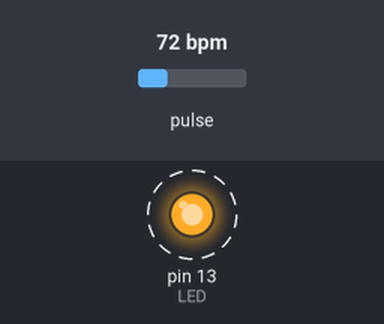
Bench run of a sketch on a simulated Arduino Uno, built with avr-gcc and run on an emulated ATmega328P. Parts: output pins drawn as LEDs (lit = HIGH). Dashed ring = blinking. The test bench sets the inputs (shaded band); at power-on: pulse 72 bpm. What the sketch prints to the serial monitor is not drawn.

Above: at 6.2 s.
Timing chart, 0 to 10.3 s (numbered marks = the images above):
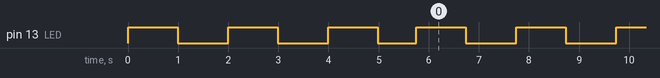

The sketch:

pulse_sensor_arduino.ino
```cpp
#include <Arduino_FreeRTOS.h>          //Freertos library
#define USE_ARDUINO_INTERRUPTS true    // Set-up low-level interrupts for most acurate BPM math.
#include <PulseSensorPlayground.h>     // Includes the PulseSensorPlayground Library.
#include <semphr.h>                    //add the FreeRTOS functions for semaphores (flags)

//tried to show data in blynk app

//#define BLYNK_PRINT DebugSerial
//#include <SoftwareSerial.h>
//SoftwareSerial DebugSerial(2, 3); // RX, TX
//#include <BlynkSimpleStream.h>
//char auth[] = "i0aj3JBtL9rRhnOKCH15jjJmlIWOul2h";

//BlynkTimer timer; //creat a timer

/*---------------------- Variables ---------------------*/
const int PulseWire = 0;       // PulseSensor PURPLE WIRE connected to ANALOG PIN 0
const int LED13 = 13;          // The on-board Arduino LED, close to PIN 13.
int Threshold = 515; //550     // Determine which Signal to "count as a beat" and which to ignore.

PulseSensorPlayground pulseSensor;  // Creates an instance of the PulseSensorPlayground object called "pulseSensor"


//declaration of a mutex semaphore handle
SemaphoreHandle_t xSerialSemaphore;   //used to ensure that only one task is accessing the resource at any time

/*---------------------- Tasks handlers---------------------*/
//TaskHandle_t taskDeletedHandle;
//TaskHandle_t TaskBlink_Handler;
//TaskHandle_t TaskSerial_Handler;

/*---------------------- Tasks definition---------------------*/
//define two tasks: blink & analog read
void TaskBlink(void *pvParameters);
void TaskAnalogRead(void *pvParameters);


/*---------------------- Setup ---------------------*/
//setup for reset/power on the board
 void setup() {
  // put your setup code here, to run once:
//   DebugSerial.begin(9600);

//  SwSerial.begin(9600);

  Serial.begin(9600); //serial communication initialized at 9600 bits per seconds
//  Blynk.begin(Serial, auth);

//    Blynk.begin(auth);

//    timer.setInterval(1000);

  while(!Serial) {
    ;//wait for serial port to connect
  }

  if (xSerialSemaphore == NULL)                   //check that the serial semaphore has not already been created
  {
    xSerialSemaphore = xSemaphoreCreateMutex();   //create a mutex semaphore, used to manage serial port
    if ((xSerialSemaphore) != NULL)
      xSemaphoreGive ((xSerialSemaphore));        //serial port available to use
  }

//Configuration of the PulseSensor (variables are assigned)
  pulseSensor.analogInput(PulseWire);
//  pulseSensor.blinkOnPulse(LED13);       //blink Arduino's LED with heartbeat.
  pulseSensor.setThreshold(Threshold);

//Check if the pulse sensor object was created. If yes => we see a signal.
   if (pulseSensor.begin()) {
    Serial.println("PulseSensor Object successfuly created!");  //This prints one time at Arduino power-up,  or on Arduino reset.
    }


//setup tasks to run independently
  xTaskCreate(
                TaskBlink,      //task function
                "Blink",        //name of the task
                128,            //stack size (words)
                NULL,           //parameter -> input of the task
                2,              //priority of task
                NULL);          //task handle (reference the task from ouside the execution


  xTaskCreate(
                TaskAnalogRead,      //task function
                "Read",              //name of the task
                326,               //stack size (words)
                NULL,                //parameter -> input of the task
                1,                   //priority of task
                NULL);               //task handle (reference the task from ouside the execution


              //The task scheduler is automatically started
}

//void SendUptime(){
//  int sensorValue = pulseSensor.getBeatsPerMinute(); //sensorValue holds the BPM value
//  Blynk.virtualWrite(V1,sensorValue);
//  vTaskDelay(1000/portTICK_PERIOD_MS);     //wait 1sec
//}

void loop() {
  //is empty => things are done in tasks
//  Blynk.run();
//  timer.run();
}


/*---------------------- Tasks ---------------------*/
void TaskBlink( void *pvParameters) {
  (void) pvParameters;

  //initialize led on pin 13
  #define LED 13 //the led in connected to digital pin 13
  pinMode(LED, OUTPUT);

  for(;;) //never return or exit
  {
    // If the semaphore is not available, wait 5 ticks of the Scheduler to see if it becomes free.
    if ( xSemaphoreTake( xSerialSemaphore, ( TickType_t ) 5 ) == pdTRUE ){
    Serial.println("Led blinking"); }

    digitalWrite(LED,HIGH);                  //led on
    vTaskDelay(1000/portTICK_PERIOD_MS);     //wait 1sec
    digitalWrite(LED,LOW);                   //led off
    vTaskDelay(1000/portTICK_PERIOD_MS);     //wait 1sec

    xSemaphoreGive(xSerialSemaphore);       //give serial port to others
    vTaskDelay(1);    // one tick delay (15ms) in between reads for stability
  }
}


void TaskAnalogRead(void *pvParameters) {
  (void) pvParameters;

//Blynk.virtualWrite(V1,sensorValue);

  for (;;)
  {
    // read the input on analog pin 0:
    int sensorValue = pulseSensor.getBeatsPerMinute(); //sensorValue holds the BPM value

    if ( xSemaphoreTake( xSerialSemaphore, ( TickType_t ) 5 ) == pdTRUE ) {

    if (pulseSensor.sawStartOfBeat()){
      Serial.println("♥ HeartBeat found ! ");  //if test = true => print message
      Serial.println("BPM:");
      Serial.println(sensorValue);              //print out the value read

      //to show data in Blynk app
//      vTaskDelay(1);    // one tick delay (15ms) in between reads for stability

//      BLYNK_READ(V5){
//        Blynk.virtualWrite(5,millis()/1000);
//      }
//      Blynk.virtualWrite(V1,sensorValue); //try 1
//
//      if (sensorValue > 40){
//        Blynk.email("silvia_d97@yahoo.com", "Alerta", "Pulse value over 40");
//        Blynk.notify("Alert");
//      }

// Blynk.virtualWrite(V1, millis()/1000);
      }
      xSemaphoreGive(xSerialSemaphore);       //give serial port to others
      vTaskDelay(1);    // one tick delay (15ms) in between reads for stability
    }
    vTaskDelay(1);    // one tick delay (15ms) in between reads for stability
  }
}
```

Measured:
- by itself, pin 13 (LED): goes LOW 1.0 s, HIGH 0.99 s, LOW 1.0 s, HIGH 0.99 s, LOW 0.77 s, 62 × (HIGH 0.99 s, LOW 1.0 s), then HIGH
